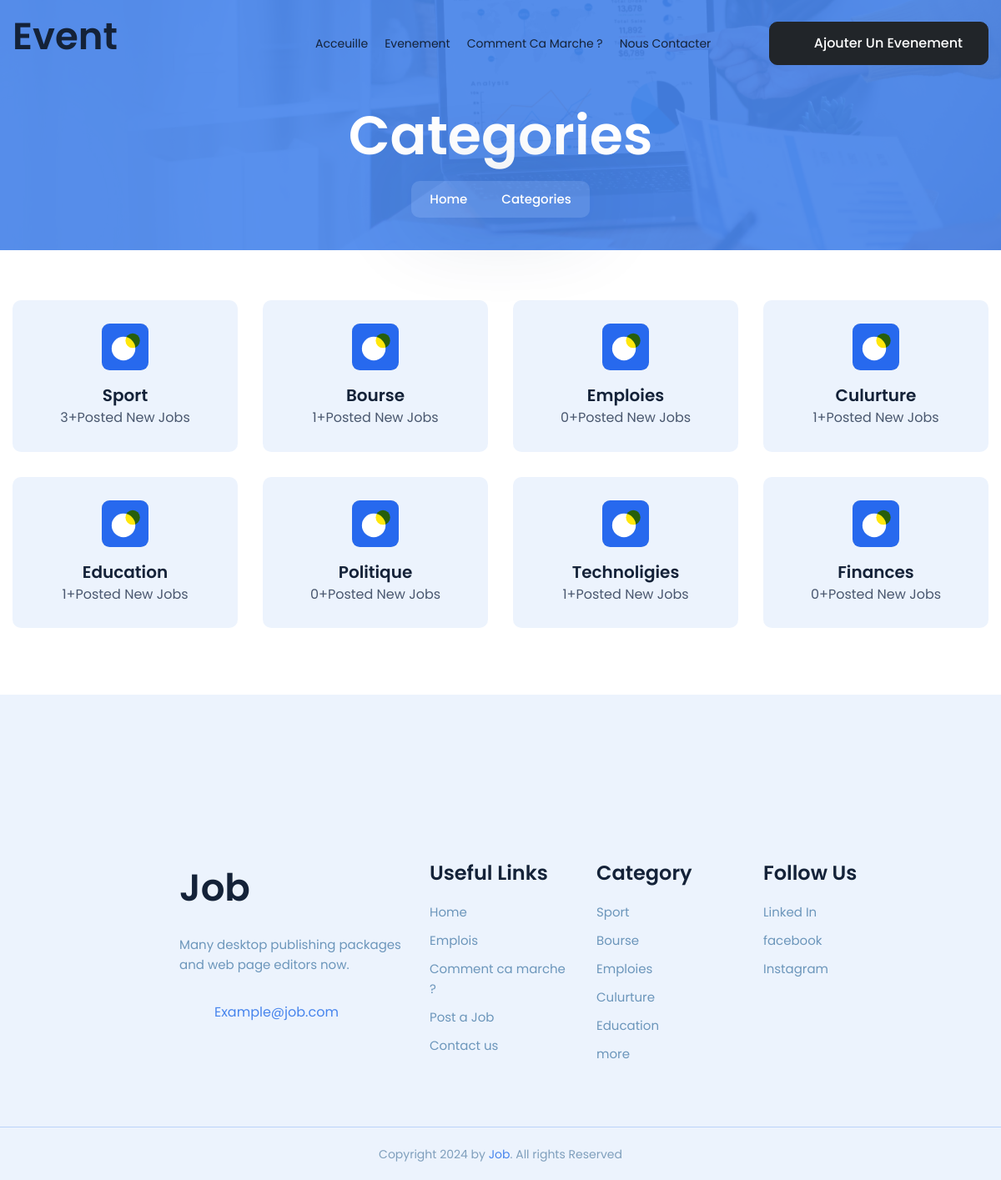
Page /categories/ on the committed database.
### post/models.py (models this page shows, shortened)
class Category(models.Model):
    cid = ShortUUIDField(unique=True, length=6,max_length=255, alphabet='1234567890' , editable=False,  prefix='cat-')
    title = models.CharField(max_length=50)
    image = models.ImageField(max_length=250, default='default.jpg')
    add_date = models.DateTimeField(auto_now=False, auto_now_add=True)

### post/views.py (the view)
# urls.py: path('categories/', views.categoryPage, name='category'),
def categoryPage(request):
    category = Category.objects.all()
    context = {
        'category':category,
    }
    return render(request, 'category.html',context)

### Template/category.html (shortened to what this page needs)
{% extends 'base.html' %}
{% load static %}
{% block body %}
<div class="page-content">
    <div class="dz-bnr-inr dz-bnr-inr-sm text-center overlay-primary-dark" style="background-image: url(assets/images/banner/bnr2.jpg);">
        <div class="container">
            <div class="dz-bnr-inr-entry">
                <h1>Categories</h1>
                <nav aria-label="breadcrumb" class="breadcrumb-row m-t15">
                    <ul class="breadcrumb">
                        <li class="breadcrumb-item"><a href="index.html">Home</a></li>
                        <li class="breadcrumb-item active" aria-current="page">Categories</li>
                    </ul>
                </nav>
            </div>
        </div>
    </div>
    <section class="content-inner overflow-hidden position-relative">
		<div class="container">
			<div class="row">
				{% for category in category %}
				<div class="col-xl-3 col-lg-4 col-md-6 col-sm-6">
					<div class="icon-bx-wraper style-2 text-center wow fadeInUp" data-wow-delay="1.0s" >
						<div class="icon-media">
						</div>
						<div class="icon-content">
							<h5 class="fs-20 mb-0"><a href="{% url 'cat-job' category.cid %}">{{category.title}}</a></h5>
							<p class="text"><a href="{% url 'cat-job' category.cid %}">{{category.category.count}}+Posted New Jobs</a></p>
						</div>
					</div>
				</div>
				{% endfor %}
			</div>
		</div>
	</section>
</div>
{% endblock body %}

### Template/base.html (shortened to what this page needs)
{% load static %}
<!DOCTYPE html>
<html lang="en">
<head>
	<link href="{% static 'assets/vendor/animate/animate.css' %}" rel="stylesheet" />
	<link href="{% static 'assets/vendor/magnific-popup/magnific-popup.css' %}" rel="stylesheet" />
	<link href="{% static 'assets/vendor/swiper/swiper-bundle.min.css' %}" rel="stylesheet" />
	<link href="{% static 'assets/vendor/switcher/switcher.css' %}" rel="stylesheet" />
	<link href="{% static 'assets/vendor/rangeslider/rangeslider.css' %}" rel="stylesheet" />
	<link rel="stylesheet" href="{% static 'assets/css/style.css' %}" />
	<link class="skin" rel="stylesheet" href="{% static 'assets/css/skin/skin-1.css' %}" />
</head>
<body data-anm=".anm">
	<div class="page-wraper">
		<header class="site-header mo-left header header-transparent">
			<div class="sticky-header main-bar-wraper navbar-expand-lg">
				<div class="main-bar clearfix">
					<div class="container clearfix">
						<div class="logo-header">
							<a href="/" class="logo-dark">
								<h1 style="font-size: x-larger">Event</h1>
							</a>
						</div>
						<div class="extra-nav">
							<div class="extra-cell">
								<a class="btn btn-dark btn-lg btn-shadow" href="{% url 'addjob' %}">
									<span class="fas fa-bell m-r10"></span>Ajouter un evenement </a>
							</div>
						</div>
						<div class="header-nav navbar-collapse collapse justify-content-end" id="navbarNavDropdown">
							<ul class="nav navbar-nav navbar navbar-left">
								<li><a href="/">Acceuille</a></li>
								<li><a href="{% url 'job' %}">Evenement</a></li>
								<li><a href="/#howitwork">Comment ca marche ?</a></li>
								<li><a href="{% url 'contact' %}">Nous contacter</a></li>
							</ul>
						</div>
					</div>
				</div>
			</div>
		</header>
		{% block body %} {% endblock body %}
		<footer class="site-footer style-1 position-relative">
			<div class="footer-top bg-light sapping">
				<div class="container">
					<div class="row p-50">
						<div class="col-lg-2"></div>
						<div class="col-lg-3 col-md-12 col-sm-12">
							<div class="widget wow fadeInUp text-center text-lg-start" data-wow-delay="1.4s">
								<div class="footer-logo">
									<a href="/" class="logo-dark">
										<h1 style="font-size: x-larger">Job</h1>
									</a>
								</div>
								<p>
									Many desktop publishing packages and web page editors now.
								</p>
								<div class="widget_getintuch">
									<ul>
										<li class="text-center">
											<i class="fa-regular fa-comments"></i>
											Example@job.com
										</li>
									</ul>
								</div>
							</div>
						</div>
						<div class="col-lg-6 col-md-12 col-sm-12">
							<div class="row">
								<div class="col-lg-4 col-md-4 col-sm-4 col-6">
									<div class="widget widget_links wow fadeInUp" data-wow-delay="1.6s">
										<h4 class="footer-title">Useful Links</h4>
										<ul>
											<li><a href="/">Home</a></li>
											<li><a href="{% url 'job' %}">Emplois</a></li>
											<li><a href="/#howitwork">Comment ca marche ?</a></li>
											<li><a href="javascript:void(0);">Post a Job</a></li>
											<li><a href="{% url 'contact' %}">Contact us</a></li>
										</ul>
									</div>
								</div>
								<div class="col-lg-4 col-md-4 col-sm-4 col-6">
									<div class="widget widget_links wow fadeInUp" data-wow-delay="1.8s">
										<h4 class="footer-title">Category</h4>
										<ul>
											{% for category in category %} {% if forloop.counter < 6 %} <li>
												<a href="{% url 'cat-job' category.cid %}">{{category.title}}</a>
												</li>
												{% endif %} {% endfor %}
												<li><a href="{% url 'category' %}">more</a></li>
										</ul>
									</div>
								</div>
								<div class="col-lg-4 col-md-4 col-sm-4 col-6">
									<div class="widget widget_links wow fadeInUp" data-wow-delay="2.0s">
										<h4 class="footer-title">Follow Us</h4>
										<ul>
											<li><a href="javascript:void(0);">Linked In </a></li>
											<li><a href="javascript:void(0);">facebook</a></li>
											<li><a href="javascript:void(0);">Instagram</a></li>
										</ul>
									</div>
								</div>
							</div>
						</div>
					</div>
				</div>
			</div>
			<div class="footer-bottom text-md-center text-md-center bg-light">
				<div class="container">
					<div class="row align-items-center">
						<div class="col-12">
							<div class="footer-inner text-center">
								<p class="copyright-text wow fadeInUp" data-wow-delay="2.4s">
									Copyright 2024 by
									<a class="text-primary" href="https://localhost:8000/" target="_blank">Job</a>. All
									rights Reserved
								</p>
							</div>
						</div>
					</div>
				</div>
			</div>
		</footer>
	</div>
</body>
</html>

### static/assets/css/skin/skin-1.css (style rules this page uses)
:root { --primary: #4885ED; --primary-hover: #1f56b3; --primary-dark: #1f56b3; --rgba-primary-1: rgba(72,133,237,0.1); --rgba-primary-3: rgba(72,133,237,0.3); --rgba-primary-2: rgba(72,133,237,0.2); --rgba-primary-4: rgba(72,133,237,0.4); --rgba-primary-5: rgba(72,133,237,0.5); --rgba-primary-05: rgba(72,133,237,0.05); --rgba-primary-6: rgba(72,133,237,0.6); --rgba-primary-7: rgba(72,133,237,0.7); --rgba-primary-8: rgba(72,133,237,0.8); --rgba-primary-9: rgba(72,133,237,0.9); --secondary: #232323; --theme-text-color: #fff; --title: #142238; }

### rows in the picture
Category: title "Sport", category.count "3"
Category: title "Bourse", category.count "1"
Category: title "Emploies", category.count "0"
Category: title "Culurture", category.count "1"
Category: title "Education", category.count "1"
Category: title "Politique", category.count "0"
Category: title "Technoligies", category.count "1"
Category: title "Finances", category.count "0"
